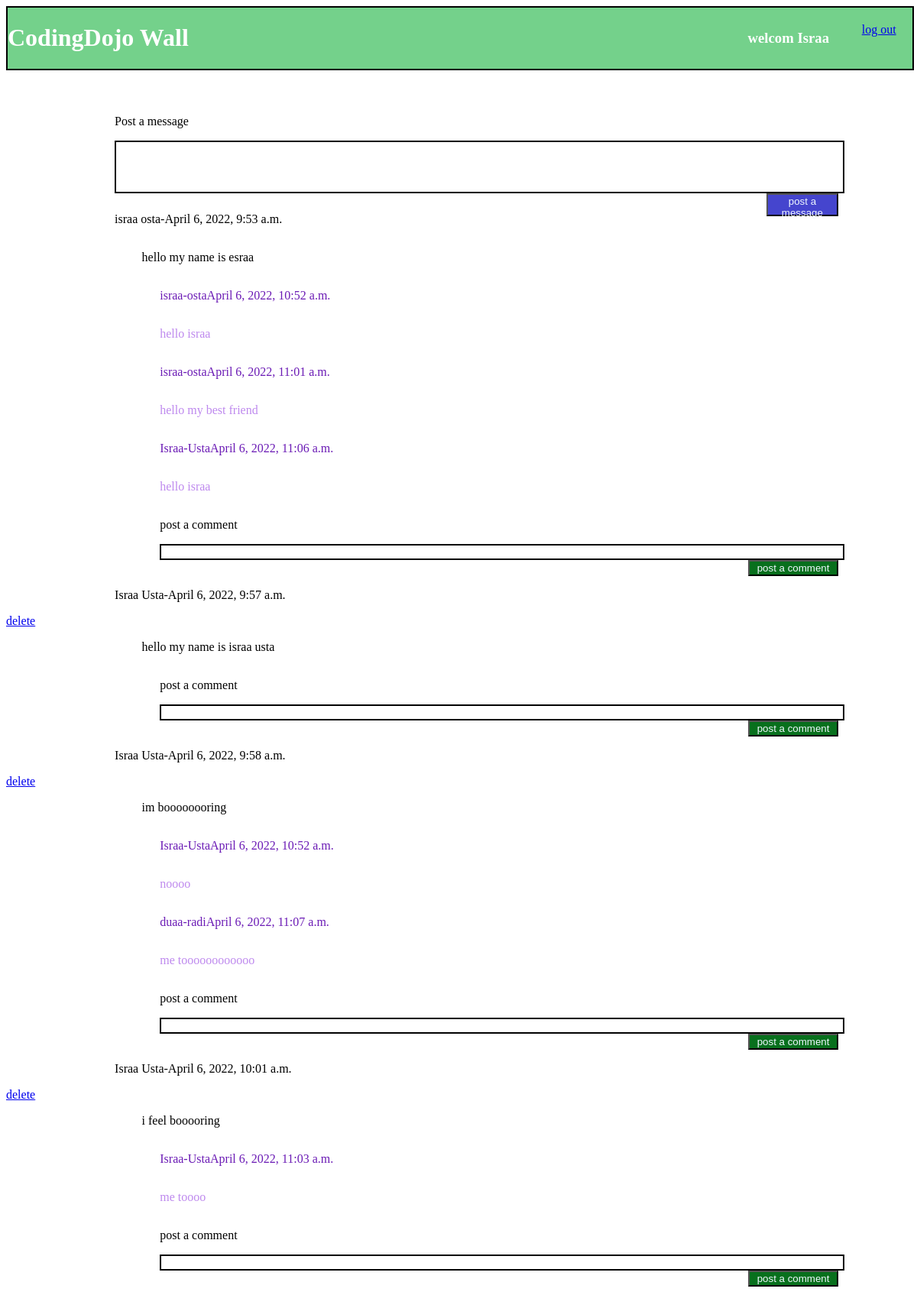
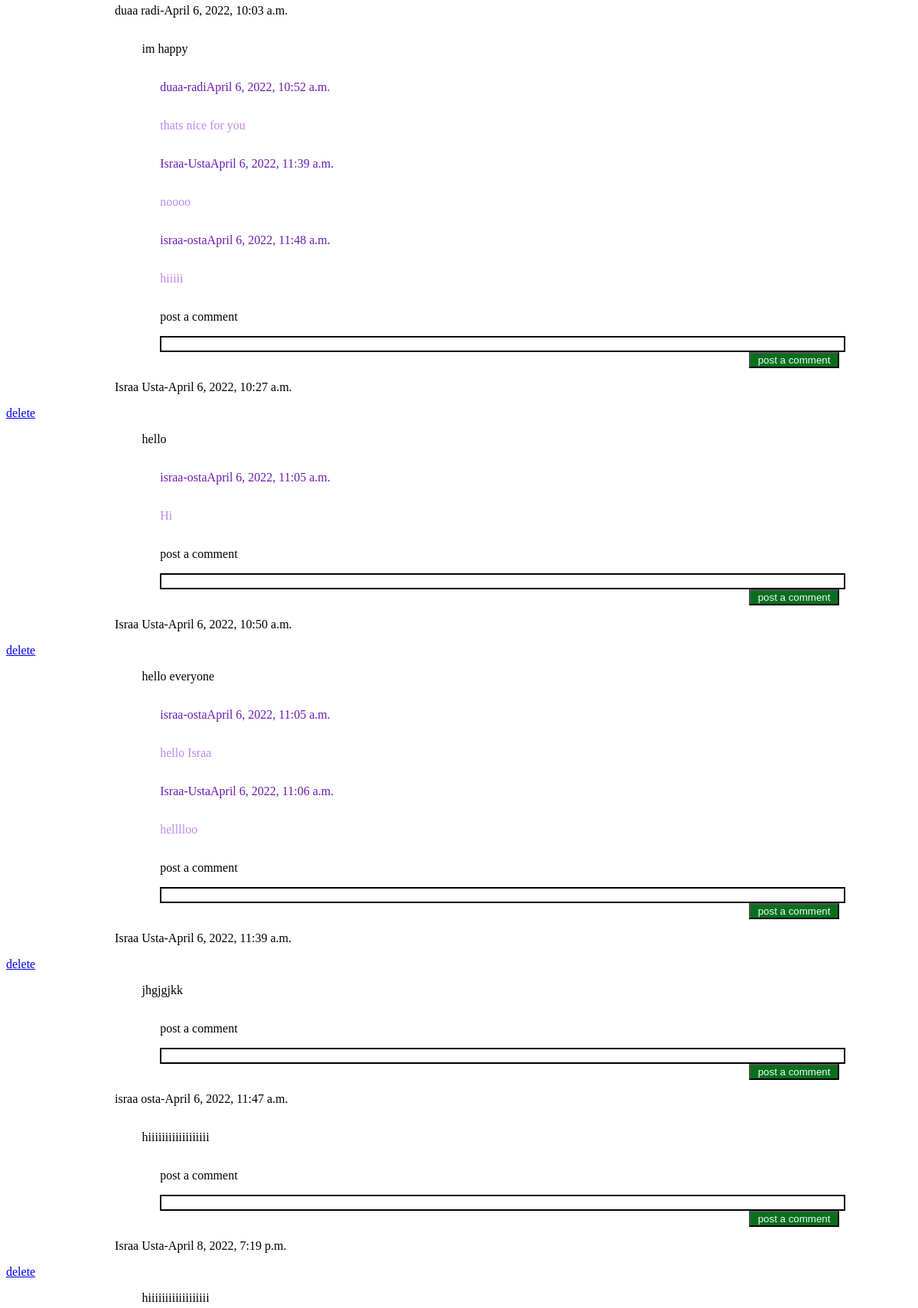
Screenshot of /sucsess (signed in, upper part) with the database file from the repository (2 pictures, top to bottom).
### app/models.py (models this page shows)
class User(models.Model):
    first_name=models.CharField(max_length=255)
    last_name=models.CharField(max_length=255)
    email=models.CharField(max_length=255)
    password=models.CharField(max_length=255)
    created_at=models.DateTimeField(auto_now_add=True)
    updated_at=models.DateTimeField(auto_now=True)
    objects=UserManager()

### wallApp/models.py (models this page shows)
class Message(models.Model):
    message=models.TextField()
    user=models.ForeignKey(User, related_name="messages", on_delete = models.CASCADE)
    created_at=models.DateTimeField(auto_now_add=True)
    updated_at=models.DateTimeField(auto_now=True)

class Comment(models.Model):
    comment=models.TextField()
    message = models.ForeignKey(Message, related_name="comments", on_delete = models.CASCADE)
    user = models.ForeignKey(User, related_name="comments", on_delete = models.CASCADE)
    created_at=models.DateTimeField(auto_now_add=True)
    updated_at=models.DateTimeField(auto_now=True)

### app/views.py (the view)
# urls.py: path('sucsess',views.sucsess)
def sucsess(request):
    return views.index(request)

### wallApp/views.py (called while the page is built)
def index(request):
    user=User.objects.filter(email=request.session['email'])
    context={
        'user':user[0],
        'messages': Message.objects.all(),
    }
    return render(request,'wall.html',context)

### wallApp/templates/wall.html (shortened to what this page needs)
<!DOCTYPE html>
<html lang="en">
<head>
    {% load static %}
    <link rel="stylesheet" href="{% static 'style.css' %}">
</head>
<body style="height: 100%;
width:100%; display: flex; flex-direction: column;">
    <div style="display: flex;
    background-color: rgb(116, 209, 139);
    border: 2px solid black;
    font-family: cursive;
    width: 100%;
    height: 10%;
    justify-content: space-between;">
        <h1 style="color: white;" >CodingDojo Wall</h1>
        <div style="display: flex;
        width:20%;
        align-items: center;
        justify-content: space-around;">
            <h3  style="color: white; align-items: center;">welcom {{user.first_name}}</h3>
            <a href="/" style="text-align: center; height: 50%;">log out</a>
        </div>
    </div><br>
    <form action="/addPost" method="post">
        <div style="width: 80%; height: 60%; margin-left: 10%;">
            <p>Post a message</p>
            <input type="text" name="post" style="width: 100%; overflow: scroll; height: 100%; border: 2px solid black;"></input>
            <button type="submit" style="background-color: rgb(69, 69, 206); color: aliceblue; height: 30px; margin-left: 90%;">post a message</button>
        </div>
    </form>
    <table style="width: 80%; height: 800px; margin-left: 10%; border: 2px solid black; background-color:rgb(219, 169, 104) ; overflow: scroll;">
        {%for m in messages%}
        <tr style=" border: 2px solid black;">
            <p style="margin-left: 12%;font-family: cursive;">{{m.user.first_name}}  {{m.user.last_name}}-{{m.created_at}}</p>
            {%if user.id == m.user.id %}
            <a href="#">delete</a>
            {%endif%}
            <p style="margin-left: 15%; font-family: cursive;">{{m.message}}</p>
                {%for c in m.comments.all%}
                <p style="margin-left: 17%; font-family: cursive; color: rgb(107, 27, 181);">{{c.user.first_name}}-{{c.user.last_name}}{{c.created_at}}</p>
                <p style="margin-left: 17%; font-family: cursive; color: rgb(190, 137, 238);">{{c.comment}}</p>
                {%endfor%}
            <form action="/addcomment/{{user.id}}/{{m.id}}" method="post">
            <p style="margin-left: 17%; font-family: cursive;">post a comment</p>
            <input type="text" name ="comment" style=" width: 75%; margin-left: 17%; border: 2px solid black;">
            <button type="submit" style="background-color: rgb(8, 112, 29); color: aliceblue; height: 30px; margin-left: 82%; width: 10%;">post a comment</button>
            </form>
        </tr>
        {%endfor%}
</table>
</body>
</html>

### app/static/style.css (style rules this page uses)
html,body { width:100%; height: 100%; display:flex; }
form { margin: 2%; width: 100%; height: 100%; }

### rows the page displays
User: first_name "Israa"
Message: user.first_name "israa", user.last_name "osta", created_at "April 6, 2022, 9:53 a.m.", message "hello my name is esraa"
Comment: user.first_name "israa", user.last_name "osta", created_at "April 6, 2022, 10:52 a.m.", comment "hello israa"
Comment: user.first_name "israa", user.last_name "osta", created_at "April 6, 2022, 11:01 a.m.", comment "hello my best friend"
Comment: user.first_name "Israa", user.last_name "Usta", created_at "April 6, 2022, 11:06 a.m.", comment "hello israa"
Message: user.first_name "Israa", user.last_name "Usta", created_at "April 6, 2022, 9:57 a.m.", shows "delete", message "hello my name is israa usta"
Message: user.first_name "Israa", user.last_name "Usta", created_at "April 6, 2022, 9:58 a.m.", shows "delete", message "im boooooooring"
Comment: user.first_name "Israa", user.last_name "Usta", created_at "April 6, 2022, 10:52 a.m.", comment "noooo"
Comment: user.first_name "duaa", user.last_name "radi", created_at "April 6, 2022, 11:07 a.m.", comment "me toooooooooooo"
Message: user.first_name "Israa", user.last_name "Usta", created_at "April 6, 2022, 10:01 a.m.", shows "delete", message "i feel booooring"
Comment: user.first_name "Israa", user.last_name "Usta", created_at "April 6, 2022, 11:03 a.m.", comment "me toooo"
Message: user.first_name "duaa", user.last_name "radi", created_at "April 6, 2022, 10:03 a.m.", message "im happy"
Comment: user.first_name "duaa", user.last_name "radi", created_at "April 6, 2022, 10:52 a.m.", comment "thats nice for you"
Comment: user.first_name "Israa", user.last_name "Usta", created_at "April 6, 2022, 11:39 a.m.", comment "noooo"
Comment: user.first_name "israa", user.last_name "osta", created_at "April 6, 2022, 11:48 a.m.", comment "hiiiii"
Message: user.first_name "Israa", user.last_name "Usta", created_at "April 6, 2022, 10:27 a.m.", shows "delete", message "hello"
Comment: user.first_name "israa", user.last_name "osta", created_at "April 6, 2022, 11:05 a.m.", comment "Hi"
Message: user.first_name "Israa", user.last_name "Usta", created_at "April 6, 2022, 10:50 a.m.", shows "delete", message "hello everyone"
Comment: user.first_name "israa", user.last_name "osta", created_at "April 6, 2022, 11:05 a.m.", comment "hello Israa"
Comment: user.first_name "Israa", user.last_name "Usta", created_at "April 6, 2022, 11:06 a.m.", comment "helllloo"
Message: user.first_name "Israa", user.last_name "Usta", created_at "April 6, 2022, 11:39 a.m.", shows "delete", message "jhgjgjkk"
Message: user.first_name "israa", user.last_name "osta", created_at "April 6, 2022, 11:47 a.m.", message "hiiiiiiiiiiiiiiiiii"
Message: user.first_name "Israa", user.last_name "Usta", created_at "April 8, 2022, 7:19 p.m.", shows "delete", message "hiiiiiiiiiiiiiiiiii"
